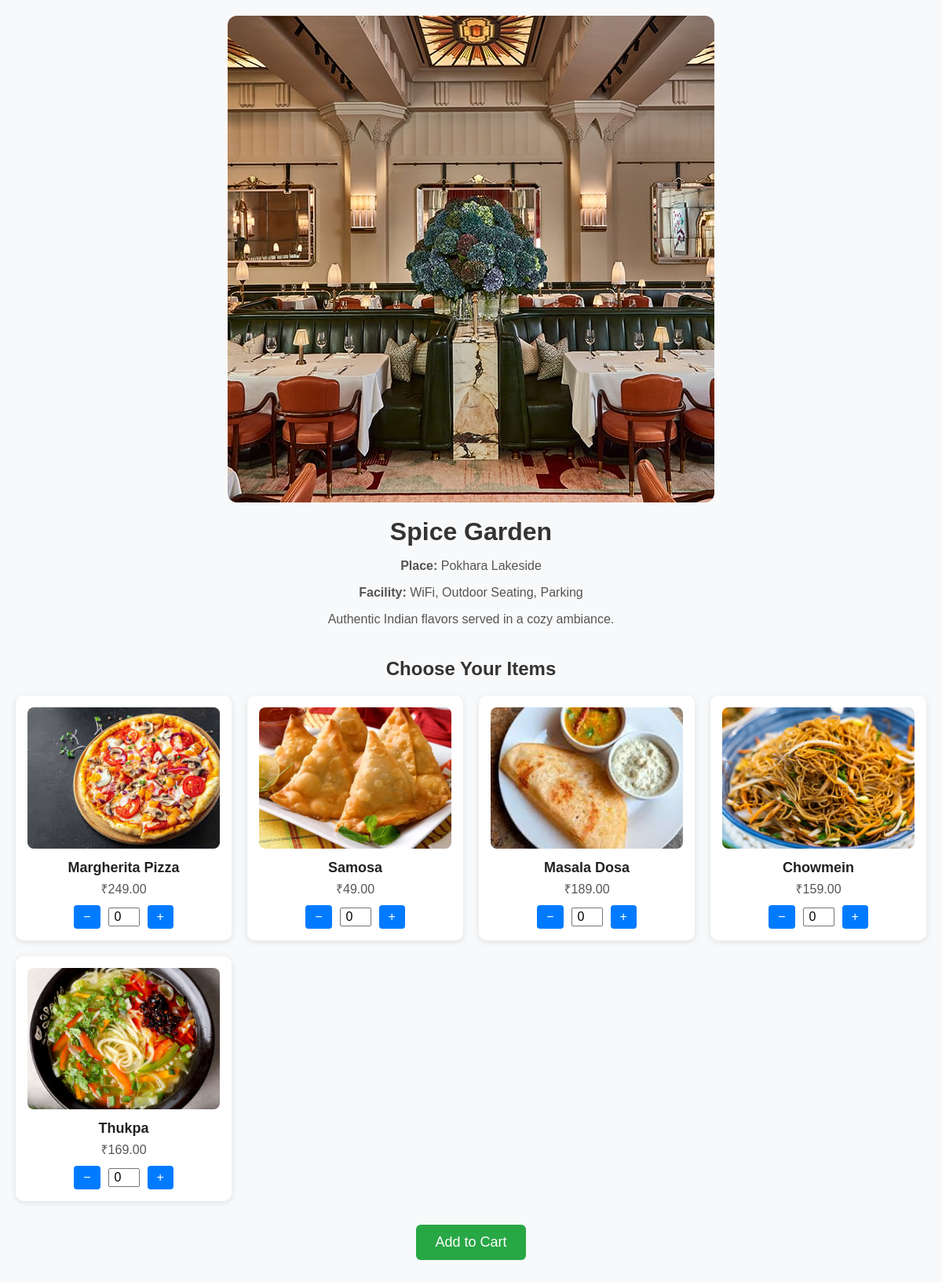
Page /restaurant_detail/1 (signed in) on the committed database.
### creation/models.py (models this page shows, shortened)
class Restaurant(models.Model):
    name=models.CharField(max_length=100)
    description=models.TextField()
    image=models.CharField(max_length=200)
    place=models.CharField(max_length=100)
    facility=models.TextField(max_length=225)
    class Meta:
        ordering =['id']

class MenuItem(models.Model):
    restaurant = models.ForeignKey(Restaurant,on_delete=models.CASCADE)
    id=models.AutoField(primary_key=True)
    name=models.CharField(max_length=200)
    description=models.TextField()
    price=models.DecimalField(max_digits=10,decimal_places=2)
    image=models.CharField(max_length=255)
    class Meta:
        unique_together = ('restaurant', 'name')

### creation/views.py (the view)
# urls.py: path('restaurant_detail/<int:restaurant_id>',views.restaurant_detail,name='restaurant_detail'),
@login_required
def restaurant_detail(request, restaurant_id):
    restaurant = get_object_or_404(Restaurant, id=restaurant_id)
    menu_items =MenuItem.objects.filter(restaurant=restaurant)
    return render(request, 'restaurant_detail.html', {
        'restaurant': restaurant,
        'menu_items': menu_items,
    })

### creation/templates/restaurant_detail.html (shortened to what this page needs)
{% load static %}
<!DOCTYPE html>
<html lang="en">
<head>
</head>
<body>
<div class="restaurant-header">
  <img src="{% static 'creation/images/' %}{{ restaurant.image }}" alt="{{ restaurant.name }}">
  <h1>{{ restaurant.name }}</h1>
  <p><strong>Place:</strong> {{ restaurant.place }}</p>
  <p><strong>Facility:</strong> {{ restaurant.facility }}</p>
  <p>{{ restaurant.description }}</p>
</div>
<h2>Choose Your Items</h2>
<form method="POST" action="{% url 'add_to_cart' %}">
  <div class="menu-grid">
    {% for item in menu_items %}
      <div class="menu-card">
        <img src="{% static 'creation/images/' %}{{ item.image }}" alt="{{ item.name }}">
        <h3>{{ item.name }}</h3>
        <p>₹{{ item.price }}</p>
        <div class="quantity-controls">
          <button type="button" onclick="decreaseQty('{{ item.id }}')">−</button>
          <input type="number" name="item_{{ item.id }}" id="qty_{{ item.id }}" value="0" min="0">
          <button type="button" onclick="increaseQty('{{ item.id }}')">+</button>
        </div>
      </div>
    {% endfor %}
  </div>
  <input type="submit" value="Add to Cart" class="submit-button">
</form>
</body>
</html>

### creation/templates/restaurant_detail.html (style rules this page uses)
* { box-sizing: border-box; }
body { font-family: Arial, sans-serif; background-color: #f8f9fa; margin: 0; padding: 20px; color: #333; }
.restaurant-header { text-align: center; margin-bottom: 30px; }
.restaurant-header img { max-width: 100%; height: auto; border-radius: 12px; margin-bottom: 15px; }
.restaurant-header h1 { margin: 0; font-size: 32px; }
.restaurant-header p { font-size: 16px; color: #555; }
h2 { margin-top: 40px; font-size: 24px; text-align: center; }
form { margin-top: 20px; }
.menu-grid { display: grid; grid-template-columns: repeat(auto-fit, minmax(250px, 1fr)); gap: 20px; }
.menu-card { background: #fff; border-radius: 10px; padding: 15px; box-shadow: 0 2px 8px rgba(0,0,0,0.1); text-align: center; }
.menu-card img { width: 100%; height: 180px; object-fit: cover; border-radius: 8px; }
.menu-card h3 { margin: 10px 0 5px; font-size: 18px; color: #222; }
.menu-card p { margin: 0 0 10px; color: #555; }
.quantity-controls { display: flex; align-items: center; justify-content: center; margin-top: 10px; }
.quantity-controls button { padding: 6px 12px; font-size: 16px; border: none; background: #007bff; color: white; border-radius: 4px; cursor: pointer; }
.quantity-controls input { width: 40px; text-align: center; font-size: 16px; margin: 0 10px; }
.submit-button { display: block; margin: 30px auto; padding: 12px 24px; font-size: 18px; background-color: #28a745; color: white; border: none; border-radius: 6px; cursor: pointer; }

### rows in the picture
Restaurant: image (picture), name "Spice Garden", place "Pokhara Lakeside", facility "WiFi, Outdoor Seating, Parking", description "Authentic Indian flavors served in a cozy ambiance."
MenuItem: image (picture), name "Margherita Pizza", price "249.00"
MenuItem: image (picture), name "Samosa", price "49.00"
MenuItem: image (picture), name "Masala Dosa", price "189.00"
MenuItem: image (picture), name "Chowmein", price "159.00"
MenuItem: image (picture), name "Thukpa", price "169.00"
